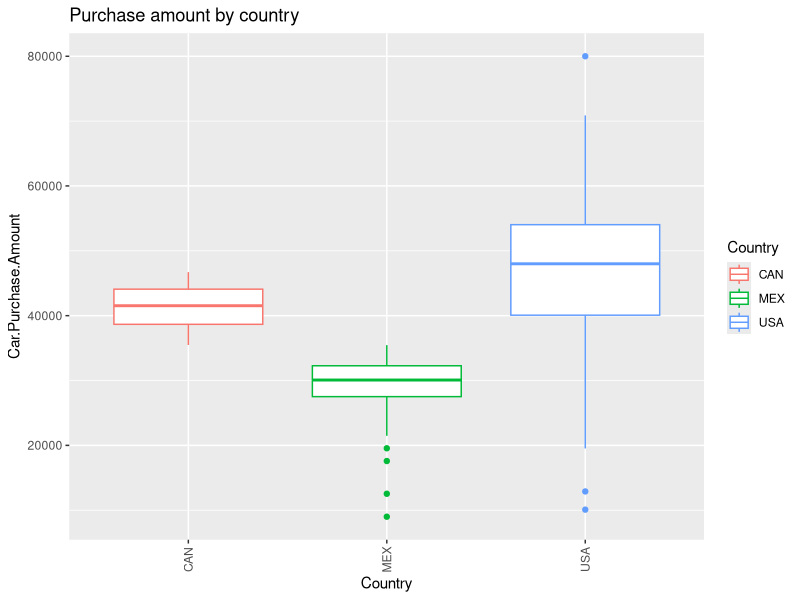
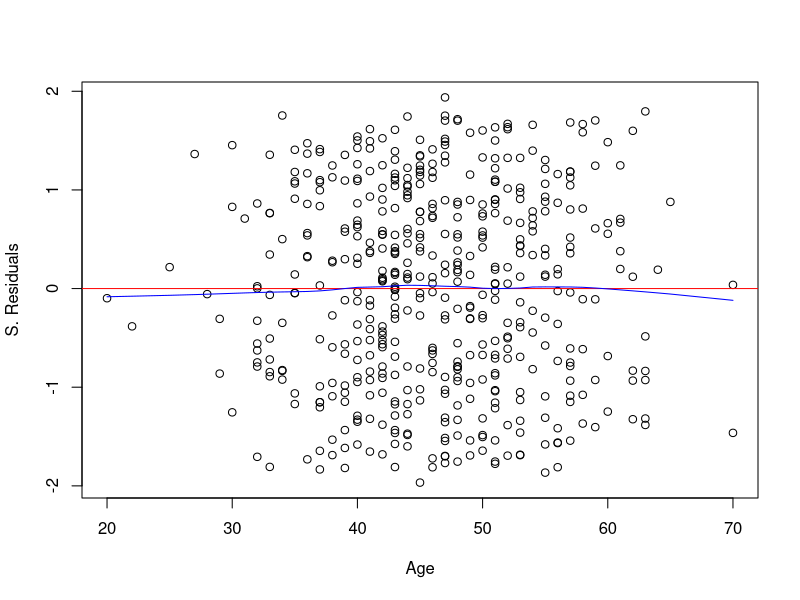
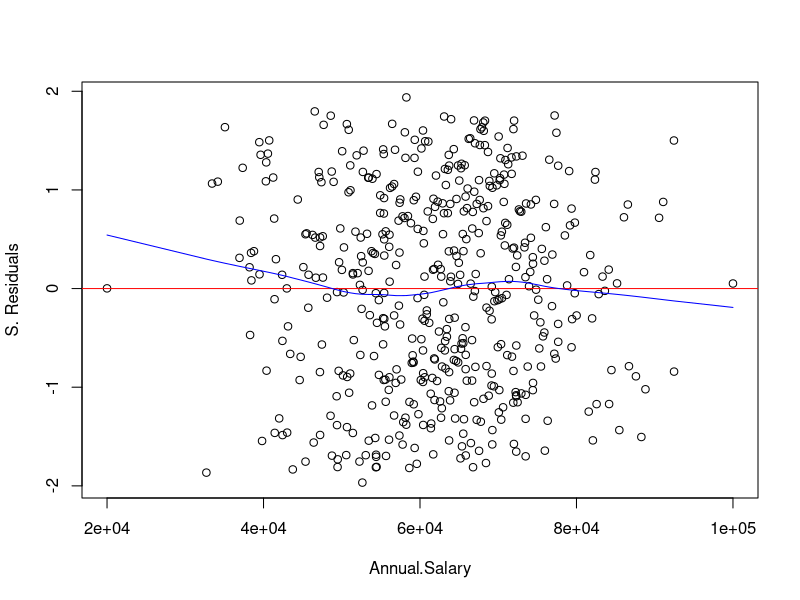
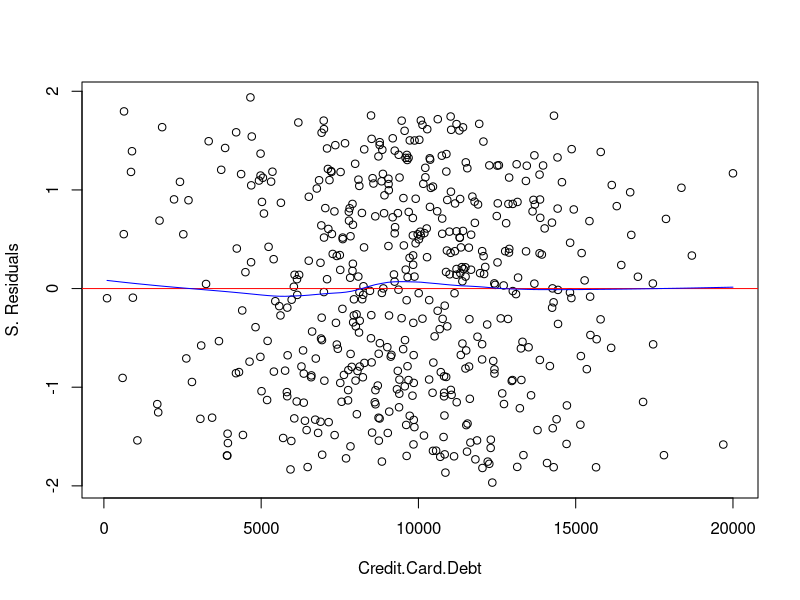
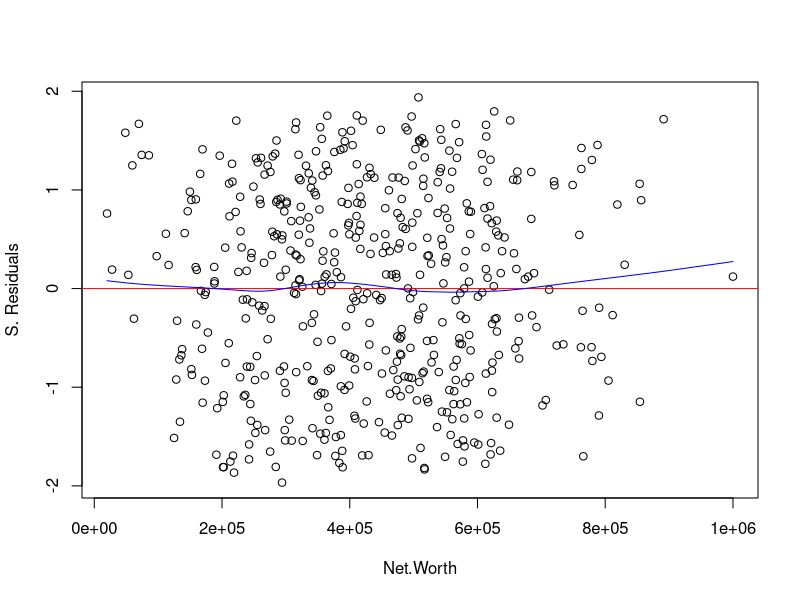
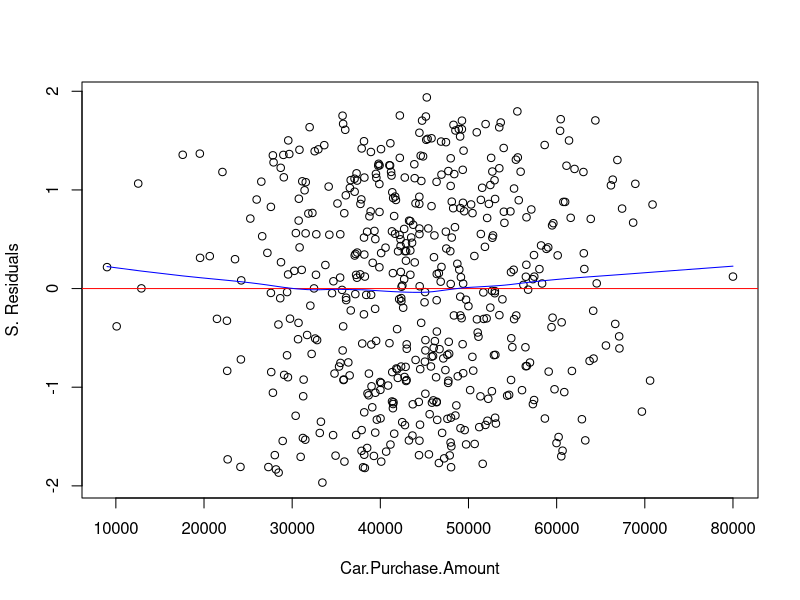
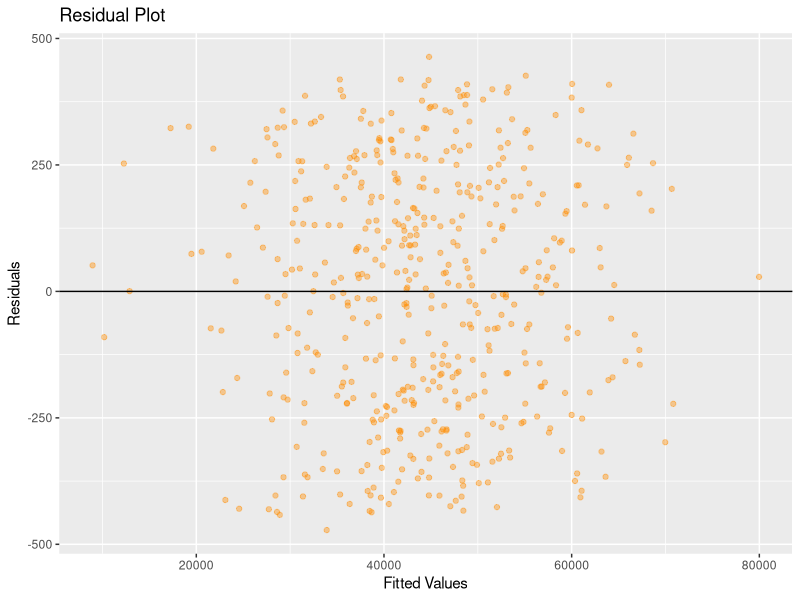
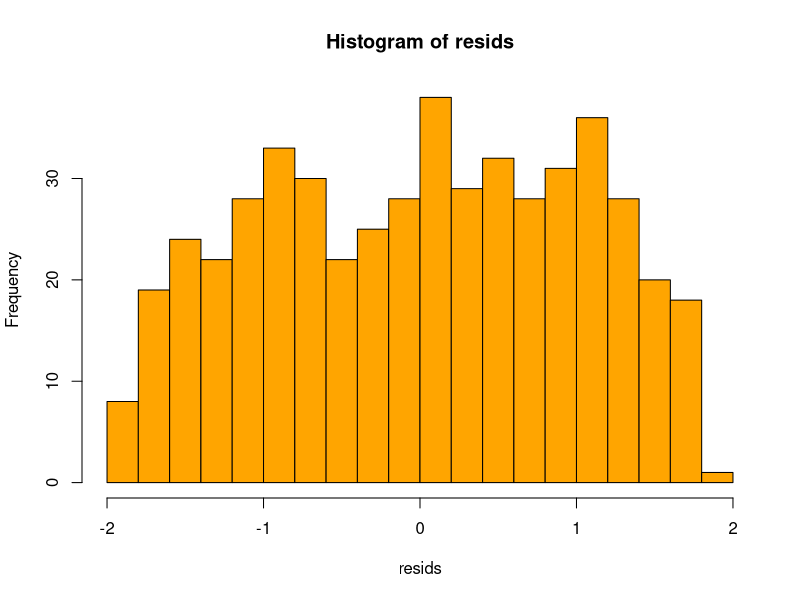

Write R code to recreate these figures, in order. (Note: this script raises an error after producing the figures.)
## ---- chunk 1
knitr::opts_chunk$set(echo = TRUE)
## ---- chunk 2
# Example code chunk area. Enter your code below the comment`


## ---- chunk 3
# Load relevant libraries (add here if needed)
library(car)
## ---- chunk 4
# Read the data set
buyers = read.csv('Car_Purchasing_Data.csv', header=TRUE)

#Set Gender & Country as a categorical variable
buyers$Gender<-as.factor(buyers$Gender)
buyers$Country<-as.factor(buyers$Country)

#View first few rows
head(buyers)
## ---- chunk 5
#code for boxplot...
library(ggplot2)
ggplot(buyers, aes(x=Country, y=Car.Purchase.Amount, color=Country), 
       xlab = "buyers$Country", 
       ylab = "buyers$Car.Purchase.Amount") + 
  geom_boxplot() + 
  theme(axis.text.x  = element_text(angle=90, vjust=0.5))+
  ggtitle("Purchase amount by country")
## ---- chunk 6
#Code to create ANOVA model...
anovamodel = aov(Car.Purchase.Amount ~ Country, buyers)
summary(anovamodel)

model.tables (anovamodel, type = "means")

## ---- chunk 7
# Code to create pairwise-comparison...
TukeyHSD(anovamodel, "Country", conf.level=0.95)

## ---- chunk 8
# Code to calculate correlation...
cor(buyers[c("Age","Annual.Salary","Credit.Card.Debt","Net.Worth","Car.Purchase.Amount")])

 
## ---- chunk 9
# Code to create model...
lm.full = lm(Car.Purchase.Amount~., data=buyers)
summary(lm.full)

## ---- chunk 10
# Code to calculate 99% CI...
confint(lm.full, level = 0.99)['Credit.Card.Debt',]

## ---- chunk 11
#code for plots...
resids =rstandard(lm.full)

for (i in c(3:7)){
  col_name = names(buyers[i])
  plot(buyers[,i], resids, xlab= col_name, ylab = "S. Residuals")
  abline(h=0, col="red")
  lines(lowess(buyers[,i], resids), col='blue')
}

ggplot(data=buyers, aes(x=lm.full$fitted.values, y=lm.full$residuals)) +
  geom_point(alpha=I(0.4),color='darkorange') +
  xlab('Fitted Values') +
  ylab('Residuals') +
  ggtitle('Residual Plot') +
  geom_hline(yintercept=0)

hist(resids, col="orange", nclass=15)

qqPlot(lm.full$residuals)
## ---- chunk 12
#code for boxcox...
bc = boxCox(lm.full)
# Find the optimal lambda
opt.lambda = bc$x[which.max(bc$y)]
opt.lambda
## ---- chunk 13
#code for outlier detection...
cook = cooks.distance(lm.full)
# Plotting Cook's distances
plot(cook,type="h",lwd=3,col="red", ylab= "Cook's Distance")
abline(1,0,col="blue")

## ---- chunk 14
# Code to create lm.red...
lm.red = lm(Car.Purchase.Amount~Country+Age+Annual.Salary+Net.Worth, data=buyers)
summary(lm.red)

anova(lm.full, lm.red)

# Code for partial f-test...

## ---- chunk 15
# new observation...
newpt <- data.frame(Country='MEX', Age=45, Gender='0', Annual.Salary=65000, Credit.Card.Debt=2000, Net.Worth=500000)

# Code for prediction interval...
predict(lm.full, newpt, interval="prediction", level=0.90)

